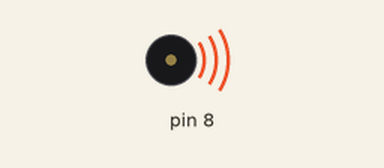
The sketch below on a simulated Arduino Uno, built with avr-gcc and run on an emulated ATmega328P. On the bench: buzzer (waves = sounding). Random numbers use the default seed unless the sketch sets one.

Above: at 0.6 s.
At 10.1 s:
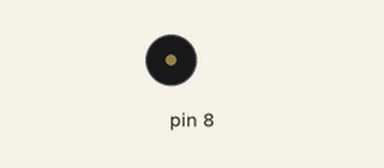
Timing chart, 0 to 11.6 s (numbered marks = the images above):
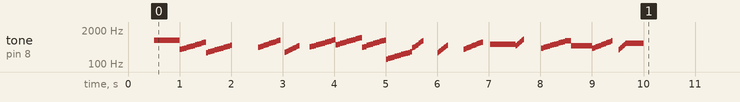

The sketch:

beep.ino
```cpp
#include <Arduino.h>
#include <MeMCore.h>
#include <SoftwareSerial.h>
#include <Wire.h>
#include <stdlib.h>
#include <math.h>

// Timer control variables
double currentTime = 0;
double lastTime = 0;

// Arduino components
MeBuzzer buzzer;

// Beep control variables
double soundDuration;
double silenceDuration;
double targetPitch;
double currentPitch;
double semitone;
int beepCycle;

// Boolean to determine if input is valid
boolean doBeep;

// General input parameters
double duration = 10;

// Beep input parameters
double beepPitch = 400;
double beepSlope = 1;
double beepSoundToSilenceRatio = 0.9;
double beepCycleRate = 2;
double beepCycleStandardDeviation = 0.5;
double beepPitchStandardDeviation = 100;
double beepRandomSoundProbability = 0.3;
double beepPhase = 0;

// Built-in method to get current time
double getLastTime()
{
  return currentTime = millis() / 1000.0 - lastTime;
}

void _delay(double seconds)
{
  long endTime = millis() + seconds * 1000;
  while (millis() < endTime) _loop();
}

// Helper method to generate a random standard gaussian number
double GenerateGaussian(double standardDeviation)
{
    double u1 = rand() / (RAND_MAX + 1.0);
    double u2 = rand() / (RAND_MAX + 1.0);
    double z0 = sqrt(-2.0 * log(u1)) * cos(2.0 * M_PI * u2);
    return z0 * standardDeviation;
}

double GetRandomNumber(double min, double max)
{
    double randomNumber = (double)rand() / RAND_MAX; // Generate a random value between 0 and 1
    return (randomNumber * (max - min)) + min; // Scale and shift to the specified range
}

void CapNumber(double* number, double lowerLimit, double upperLimit)
{
    // Cap number to lower limit
    if (*number < lowerLimit) {
        *number = lowerLimit;
    }

    // Cap number to upper limit
    if (*number > upperLimit) {
        *number = upperLimit;
    }
}

void CheckValidBeepInput(double pitch, double slope, double soundToSilenceRatio, double cycleRate, double cycleStandardDeviation, double pitchStandardDeviation, double randomSoundProbability, double phase)
{
  boolean isValidPitch = pitch >= 80 && pitch <= 3000;
  boolean isValidSlope = (slope < 0 && slope >= log(40 / pitch) / log(2)) || (slope > 0 && slope <= log(6000 / pitch) / log(2)) || slope == 0;
  boolean isValidSoundToSilenceRatio = soundToSilenceRatio <= 1 && soundToSilenceRatio >= 0;
  boolean isCycleRatePositive = cycleRate > 0;
  boolean isValidStandardDeviation = cycleStandardDeviation >= 0 && pitchStandardDeviation >= 0;
  boolean isValidRandomSoundProbability = randomSoundProbability <= 1 && randomSoundProbability >= 0;
  boolean isValidPhase = phase >= 0;

  doBeep = isValidPitch && isValidSlope && isValidSoundToSilenceRatio && isCycleRatePositive && isValidStandardDeviation && isValidRandomSoundProbability && isValidPhase;
}

// Helper method to set the sound and silence durations for the blink base behavior
void SetBeepDurations(double soundToSilenceRatio, double cycleRate, double cycleStandardDeviation)
{
  // Set silence duration based on input cycle rate
  silenceDuration = (1 - soundToSilenceRatio) / cycleRate;

  // Add random normal variation to the base lights off duration
  silenceDuration += GenerateGaussian(cycleStandardDeviation);

  // Cap the silence duration to be between zero and the inverse of the cycle rate in seconds
  CapNumber(&silenceDuration, 0, 1 / cycleRate);

  // Set sound duration
  soundDuration = 1 / cycleRate - silenceDuration;
}

// Helper method to set the target pitch for the beep base behavior
void SetTargetPitch(double pitch, double pitchStandardDeviation)
{
  // Add random normal variation to the input beep pitch to get the target pitch
  targetPitch = pitch + GenerateGaussian(pitchStandardDeviation);

  // Cap target pitch between 80 Hz and 3000 Hz
  CapNumber(&targetPitch, 80, 3000);

  // Initialize current pitch to target pitch
  currentPitch = targetPitch;
}

// Helper function used to play a random sound based on a given probability
void PlayRandomSoundWithProbability(double slope, double randomSoundProbability, double pitchStandardDeviation)
{
  // Generate a random uniformly distributed number between 0 and 1
  double randomNumber = GetRandomNumber(0, 1);

  // Initialize variables for the random pitch and semitone
  double randomPitch;
  int randomSemitone;

  if (slope == 0) {
    // Add random normal variation to the target beep pitch
    randomPitch = targetPitch + GenerateGaussian(pitchStandardDeviation);
  } else {
    // Generate a random semitone between 1 and 12
    randomSemitone = (int)GetRandomNumber(1, 12);

    // Get pitch of random semitone of the target pitch
    randomPitch = exp(log(targetPitch) + slope * randomSemitone / 12 * log(2));
  }

  // Compare random number with noiseProbability
  if (randomNumber < randomSoundProbability) {
    buzzer.tone(randomPitch, silenceDuration * 1000); // Play note for given duration if within probability
  } else {
    _delay(double(silenceDuration)); // Else play silence
  }
}

// Method to execute the beep base behavior
void Beep(double duration,
          double beepPitch, double beepSlope, double beepSoundToSilenceRatio, double beepCycleRate, double beepCycleStandardDeviation, double beepPitchStandardDeviation, double beepRandomSoundProbability, double beepPhase)
{
  // INPUT CHECKS AND VARIABLE INITIALIZATION

  // Check if beep input is valid
  CheckValidBeepInput(beepPitch, beepSlope, beepSoundToSilenceRatio, beepCycleRate, beepCycleStandardDeviation, beepPitchStandardDeviation, beepRandomSoundProbability, beepPhase);

  if (doBeep) {
    // Set the target pitch based on given input
    SetTargetPitch(beepPitch, beepPitchStandardDeviation);

    // Set sound and silence durations based on given input
    SetBeepDurations(beepSoundToSilenceRatio, beepCycleRate, beepCycleStandardDeviation);

    // Variable used to control the beep cycles
    beepCycle = 0;

    // Variable used to compute the pitch of each note
    semitone = 1;
  }

  // MAIN LOOP

  // Initialize timer
  lastTime = millis() / 1000.0;

  // Loop during given duration
  while (!(getLastTime() > duration)) {
    _loop();

    // If valid beep input is given
    if (doBeep) {
      // Start executing after the given phase
      if (getLastTime() - beepPhase >= 0) {
        if (beepSlope == 0) {
          if (getLastTime() - beepPhase < beepCycle / beepCycleRate + soundDuration) {
            // Play the sound at the current pitch for the given duration
            buzzer.tone(currentPitch, soundDuration * 1000);
          }
        }

        if (beepSlope > 0) {
          if(getLastTime() - beepPhase < beepCycle / beepCycleRate + semitone * soundDuration / 12) {
            // Play the sound at the current pitch for the given duration
            buzzer.tone(currentPitch, soundDuration / 12 * 1000);
          } else {
            // Change current pitch to next rising semitone
            currentPitch = exp(log(targetPitch) + beepSlope * semitone / 12 * log(2));

            // Increase semitone by one
            if (semitone < 12) {
              semitone += 1;
            }
          }

        }

        if (beepSlope < 0) {
          if (getLastTime() - beepPhase < beepCycle / beepCycleRate + semitone * soundDuration / 12) {
            // Play the sound at the current pitch for the given duration
            buzzer.tone(currentPitch, soundDuration / 12 * 1000);
          } else {
            // Change current pitch to next falling semitone
            currentPitch = exp(log(targetPitch) + beepSlope * semitone / 12 * log(2));

            // Increase semitone by one
            if (semitone < 12) {
              semitone += 1;
            }
          }
        }

        // Play either a random note or silence based on the given probability for the silence duration
        if (getLastTime() - beepPhase > beepCycle / beepCycleRate + soundDuration &&
            getLastTime() - beepPhase < (beepCycle + 1) / beepCycleRate) {
          PlayRandomSoundWithProbability(beepSlope, beepRandomSoundProbability, beepPitchStandardDeviation);
        }

        if (getLastTime() - beepPhase > (beepCycle + 1) / beepCycleRate) {
          // Increase count of cycles by one
          beepCycle += 1;

          // Reset to one
          semitone = 1;

          // Change  the target pitch
          SetTargetPitch(beepPitch, beepPitchStandardDeviation);

          // Change sound and silence durations
          SetBeepDurations(beepSoundToSilenceRatio, beepCycleRate, beepCycleStandardDeviation);
        }
      }
    }
  }
}

void setup()
{
  // Initialize random seed
  randomSeed(0);

  Beep(duration, beepPitch, beepSlope, beepSoundToSilenceRatio, beepCycleRate, beepCycleStandardDeviation, beepPitchStandardDeviation, beepRandomSoundProbability, beepPhase);
}

void _loop()
{

}

void loop()
{
  _loop();
}
```
